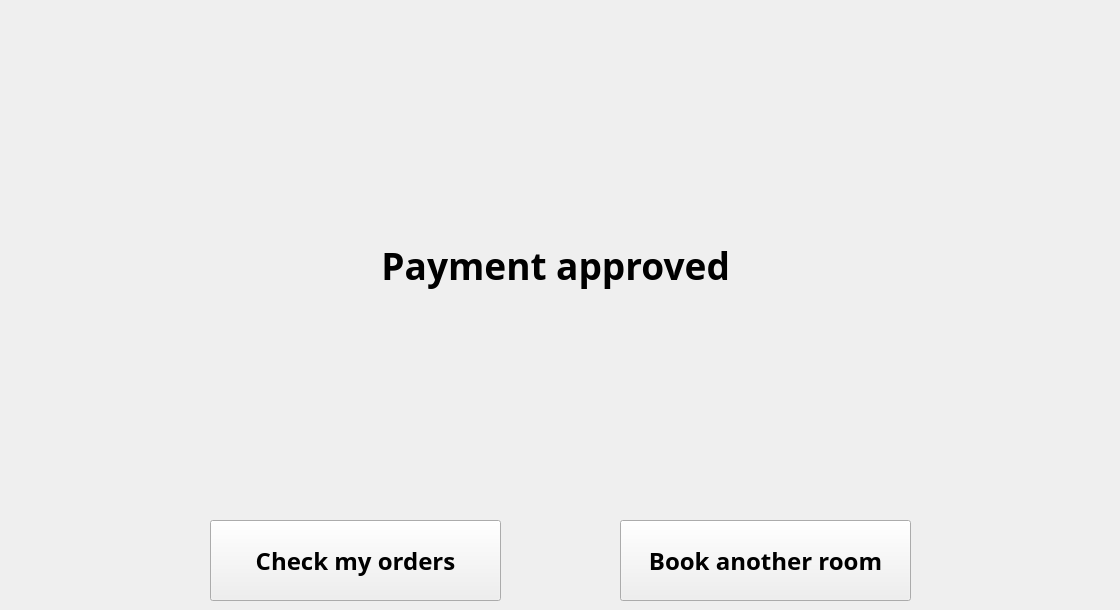
   <widget class="QWidget" name="paysu_page">
    <widget class="QLabel" name="label_29">
     <property name="geometry">
      <rect>
       <x>10</x>
       <y>220</y>
       <width>1101</width>
       <height>91</height>
      </rect>
     </property>
     <property name="font">
      <font>
       <family>Bahnschrift SemiBold</family>
       <pointsize>28</pointsize>
       <weight>75</weight>
       <bold>true</bold>
      </font>
     </property>
     <property name="text">
      <string>Payment approved </string>
     </property>
     <property name="alignment">
      <set>Qt::AlignCenter</set>
     </property>
    </widget>
    <widget class="QPushButton" name="to_user_mainpage">
     <property name="geometry">
      <rect>
       <x>210</x>
       <y>520</y>
       <width>291</width>
       <height>81</height>
      </rect>
     </property>
     <property name="font">
      <font>
       <family>Bahnschrift SemiBold</family>
       <pointsize>18</pointsize>
       <weight>75</weight>
       <bold>true</bold>
      </font>
     </property>
     <property name="text">
      <string>Check my orders</string>
     </property>
    </widget>
    <widget class="QPushButton" name="to_comfirmorder_3">
     <property name="geometry">
      <rect>
       <x>620</x>
       <y>520</y>
       <width>291</width>
       <height>81</height>
      </rect>
     </property>
     <property name="font">
      <font>
       <family>Bahnschrift SemiBold</family>
       <pointsize>18</pointsize>
       <weight>75</weight>
       <bold>true</bold>
      </font>
     </property>
     <property name="text">
      <string>Book another room</string>
     </property>
    </widget>
   </widget>
